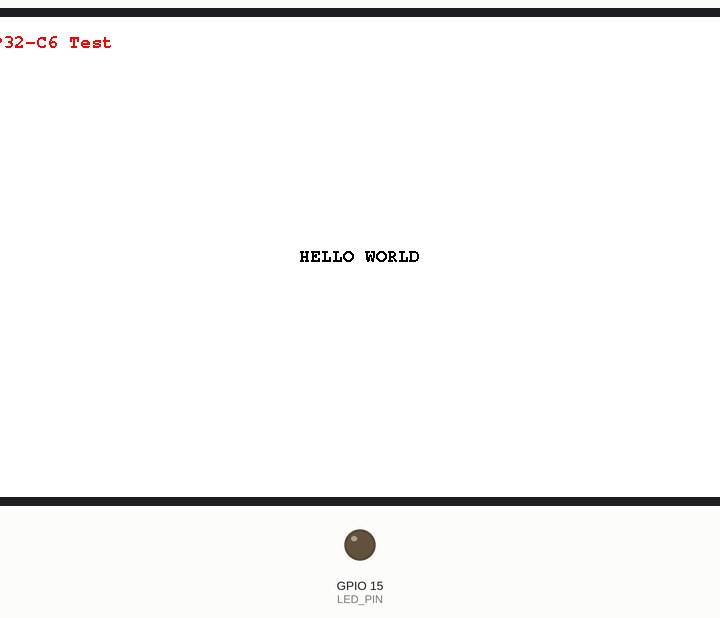
The sketch below on a simulated ESP32-C6. Shown: 800×480 colour display, output pins drawn as LEDs (lit = HIGH). What the sketch prints to the serial monitor is not drawn.

Above: at 16.3 s.
Timing chart, 0 to 17.8 s (numbered marks = the images above):
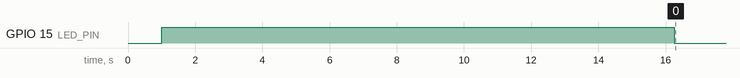

The sketch:

test_basico_display.ino
```cpp
// Test MÍNIMO para pantalla e-ink Waveshare 7.3" ACeP en FireBeetle 2 ESP32-C6
// Solo muestra pantalla blanca con texto negro "HELLO WORLD"

#include <GxEPD2_7C.h>
#include <Fonts/FreeMonoBold9pt7b.h>
#include <SPI.h>

// Configuración de la pantalla
#define GxEPD2_DISPLAY_CLASS GxEPD2_7C
#define GxEPD2_DRIVER_CLASS  GxEPD2_730c_GDEY073D46

// Pines FireBeetle 2 ESP32-C6
constexpr uint8_t PIN_CS   =  1;
constexpr uint8_t PIN_DC   =  8;
constexpr uint8_t PIN_RST  = 14;
constexpr uint8_t PIN_BUSY =  4;
constexpr uint8_t LED_PIN  = 15;

// SPI para ESP32-C6
// En ESP32-C6, FSPI es equivalente a SPI2_HOST
SPIClass epdSPI(FSPI);

// Display
#if defined(ESP32)
  #define MAX_DISPLAY_BUFFER_SIZE 65536ul
  #define MAX_HEIGHT(EPD) ((EPD::HEIGHT <= (MAX_DISPLAY_BUFFER_SIZE)/(EPD::WIDTH/2)) \
                              ? EPD::HEIGHT : ((MAX_DISPLAY_BUFFER_SIZE)/(EPD::WIDTH/2)))
  GxEPD2_DISPLAY_CLASS< GxEPD2_DRIVER_CLASS,
                        MAX_HEIGHT(GxEPD2_DRIVER_CLASS) >
    display(GxEPD2_DRIVER_CLASS(PIN_CS, PIN_DC, PIN_RST, PIN_BUSY));
#endif

void setup() {
  Serial.begin(115200);
  delay(1000);

  pinMode(LED_PIN, OUTPUT);
  digitalWrite(LED_PIN, HIGH);  // LED ON durante prueba
  pinMode(PIN_BUSY, INPUT_PULLUP);

  Serial.println("\n\n=== TEST BASICO E-INK ===");
  Serial.println("FireBeetle 2 ESP32-C6");
  Serial.println("Waveshare 7.3\" ACeP");

  // Inicializar SPI
  Serial.println("\n1. Inicializando SPI...");
  delay(100);
  epdSPI.begin(23, 21, 22, PIN_CS);  // SCK, MISO, MOSI, CS
  display.epd2.selectSPI(epdSPI, SPISettings(4000000, MSBFIRST, SPI_MODE0));
  delay(100);
  Serial.println("   SPI OK");

  // Inicializar display
  Serial.println("\n2. Inicializando display...");
  display.init(115200);
  Serial.println("   Display OK");

  // Dibujar pantalla blanca con texto
  Serial.println("\n3. Dibujando en pantalla...");
  display.setRotation(0);
  display.setFullWindow();
  display.firstPage();

  do {
    display.fillScreen(GxEPD_WHITE);  // Fondo blanco

    // Texto centrado
    display.setFont(&FreeMonoBold9pt7b);
    display.setTextColor(GxEPD_BLACK);

    // Calcular centro
    const char* msg = "HELLO WORLD";
    int16_t bx, by;
    uint16_t bw, bh;
    display.getTextBounds(msg, 0, 0, &bx, &by, &bw, &bh);

    int x = (display.width() - bw) / 2 - bx;
    int y = (display.height() - bh) / 2 - by;

    display.setCursor(x, y);
    display.print(msg);

    // Indicador de versión en esquina
    display.setTextColor(GxEPD_RED);
    display.setCursor(10, 30);
    display.print("ESP32-C6 Test");

  } while (display.nextPage());

  Serial.println("   Dibujo completado!");

  // Apagar LED
  digitalWrite(LED_PIN, LOW);

  Serial.println("\n=== TEST COMPLETADO ===");
  Serial.println("Si ves 'HELLO WORLD' en la pantalla, el hardware funciona correctamente.");
  Serial.println("\nPantalla en modo hibernate - reinicia para volver a ejecutar.");

  // Poner display en hibernación
  display.hibernate();
}

void loop() {
  // Nada - solo ejecuta setup() una vez
}
```
